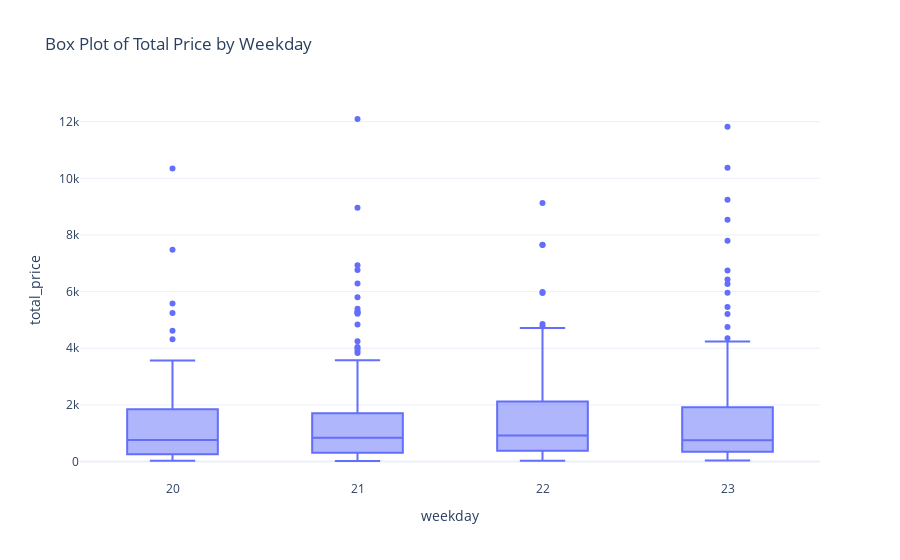

The notebook cell saved with this chart:
### Code cell
# Now let’s have a look at the distribution of total prices by weekday using a box plot
fig = px.box(data, x = 'weekday', y ='total_price', title = 'Box Plot of Total Price by Weekday')

fig.show()

### Figure 1 — Plotly figure (JSON) as saved in the notebook; plotly's stock layout.template omitted (floating-point values rounded to 4 significant figures; data arrays with more than 128 entries replaced by an {"elided": "..."} marker saying what was removed)
{"data": [{"alignmentgroup": "True", "hovertemplate": "weekday=%{x}<br>total_price=%{y}<extra></extra>", "legendgroup": "", "marker": {"color": "#636efa"}, "name": "", "notched": false, "offsetgroup": "", "orientation": "v", "showlegend": false, "type": "box", "x": {"elided": "676 int values"}, "x0": " ", "xaxis": "x", "y": {"elided": "676 float values"}, "y0": " ", "yaxis": "y"}], "layout": {"autosize": true, "boxmode": "group", "legend": {"tracegroupgap": 0}, "title": {"text": "Box Plot of Total Price by Weekday"}, "xaxis": {"anchor": "y", "autorange": true, "domain": [0, 1], "range": [19.5, 23.5], "title": {"text": "weekday"}, "type": "linear"}, "yaxis": {"anchor": "x", "autorange": true, "domain": [0, 1], "range": [-650.9, 12770.0], "title": {"text": "total_price"}, "type": "linear"}}}
